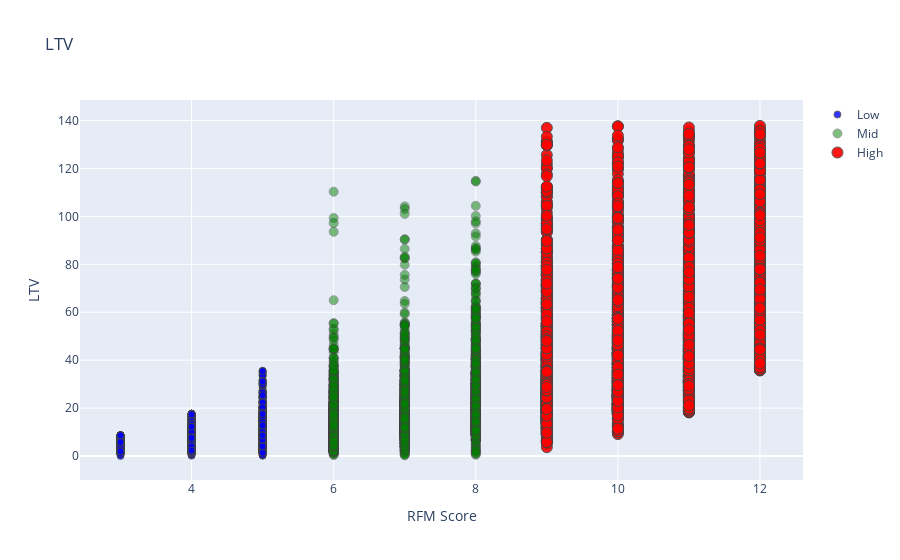

Source (notebook cell):
### Code cell
ltv_rfm_graph = ltv_rfm

plot_data = [
    go.Scatter(
        x=ltv_rfm_graph.query("Segment == 'Low-Value'")['sum_rfm'],
        y=ltv_rfm_graph.query("Segment == 'Low-Value'")['LTV'],
        mode='markers',
        name='Low',
        marker= dict(size= 7,
            line= dict(width=1),
            color= 'blue',
            opacity= 0.8
           )
    ),
        go.Scatter(
        x=ltv_rfm_graph.query("Segment == 'Mid-Value'")['sum_rfm'],
        y=ltv_rfm_graph.query("Segment == 'Mid-Value'")['LTV'],
        mode='markers',
        name='Mid',
        marker= dict(size= 9,
            line= dict(width=1),
            color= 'green',
            opacity= 0.5
           )
    ),
        go.Scatter(
        x=ltv_rfm_graph.query("Segment == 'High-Value'")['sum_rfm'],
        y=ltv_rfm_graph.query("Segment == 'High-Value'")['LTV'],
        mode='markers',
        name='High',
        marker= dict(size= 11,
            line= dict(width=1),
            color= 'red',
            opacity= 0.9
           )
    ),
]

plot_layout = go.Layout(
        yaxis= {'title': "LTV"},
        xaxis= {'title': "RFM Score"},
        title='LTV'
    )
fig = go.Figure(data=plot_data, layout=plot_layout)
pyoff.iplot(fig)

### Figure 1 — Plotly figure (JSON) as saved in the notebook; plotly's stock layout.template omitted (floating-point values rounded to 4 significant figures; data arrays with more than 128 entries replaced by an {"elided": "..."} marker saying what was removed)
{"data": [{"marker": {"color": "blue", "line": {"width": 1}, "opacity": 0.8, "size": 7}, "mode": "markers", "name": "Low", "type": "scatter", "x": {"elided": "3062 int values"}, "y": {"elided": "3062 float values"}}, {"marker": {"color": "green", "line": {"width": 1}, "opacity": 0.5, "size": 9}, "mode": "markers", "name": "Mid", "type": "scatter", "x": {"elided": "4080 int values"}, "y": {"elided": "4080 float values"}}, {"marker": {"color": "red", "line": {"width": 1}, "opacity": 0.9, "size": 11}, "mode": "markers", "name": "High", "type": "scatter", "x": {"elided": "4078 int values"}, "y": {"elided": "4078 float values"}}], "layout": {"title": {"text": "LTV"}, "xaxis": {"title": {"text": "RFM Score"}}, "yaxis": {"title": {"text": "LTV"}}}}
